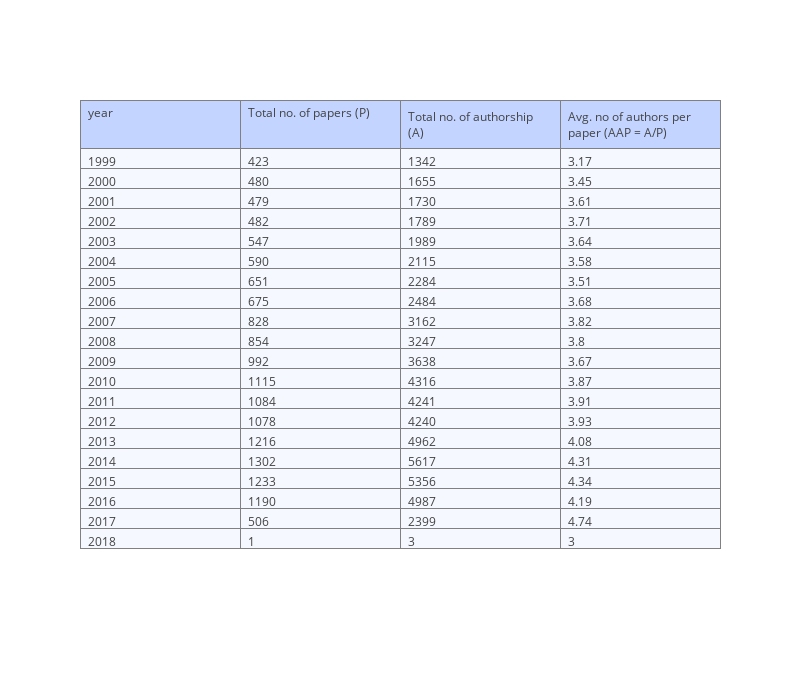

This figure's notebook cell:
### Code cell
# plot avg number of authors per paper (AAP)
visual.plot_aap(years=n_years)

### Figure 1 — Plotly figure (JSON) as saved in the notebook; plotly's stock layout.template omitted (floating-point values rounded to 4 significant figures)
{"data": [{"cells": {"align": ["left", "left", "left", "left", "left"], "fill": {"color": "#F5F8FF"}, "values": [["1999", "2000", "2001", "2002", "2003", "2004", "2005", "2006", "2007", "2008", "2009", "2010", "2011", "2012", "2013", "2014", "2015", "2016", "2017", "2018"], [423, 480, 479, 482, 547, 590, 651, 675, 828, 854, 992, 1115, 1084, 1078, 1216, 1302, 1233, 1190, 506, 1], [1342, 1655, 1730, 1789, 1989, 2115, 2284, 2484, 3162, 3247, 3638, 4316, 4241, 4240, 4962, 5617, 5356, 4987, 2399, 3], [3.17, 3.45, 3.61, 3.71, 3.64, 3.58, 3.51, 3.68, 3.82, 3.8, 3.67, 3.87, 3.91, 3.93, 4.08, 4.31, 4.34, 4.19, 4.74, 3]]}, "header": {"align": ["left", "left", "left", "left", "left"], "fill": {"color": "#C2D4FF"}, "values": ["year", "Total no. of papers (P)", "Total no. of authorship (A)", "Avg. no of authors per paper (AAP = A/P)"]}, "type": "table", "uid": "aba2d053-aaa6-4ff7-88d4-82cee6c3291a"}], "layout": {"height": 700, "width": 800}}
